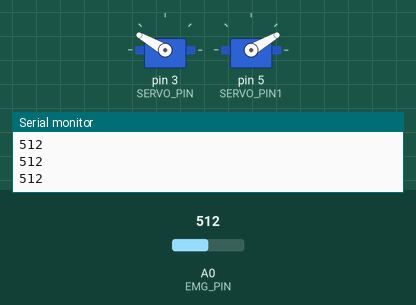
The sketch below on a simulated Arduino Uno, built with avr-gcc and run on an emulated ATmega328P. Shown: 2 × servo, the last lines printed to the serial monitor. The test bench sets the inputs (shaded band); at power-on: A0 (EMG_PIN) = 512.

Above: at 1.2 s.
1.3 s: A0 (EMG_PIN) set to 399
2.8 s: A0 (EMG_PIN) set to 380
At 3.5 s:
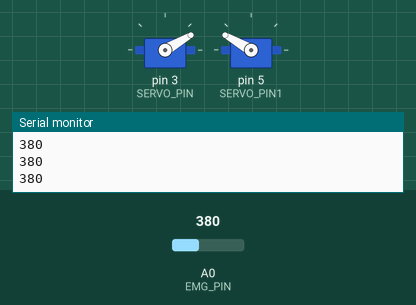
4.3 s: A0 (EMG_PIN) set to 400
At 4.6 s:
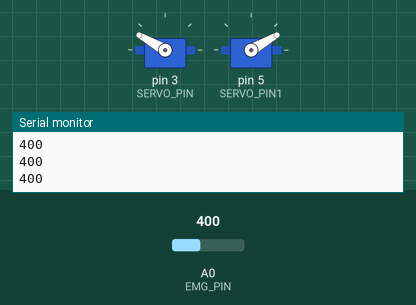
5.8 s: A0 (EMG_PIN) set to 306
At 7.0 s:
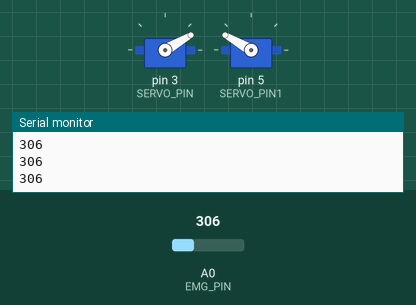
Timing chart, 0 to 8.3 s (numbered marks = the images above; inputs shaded):
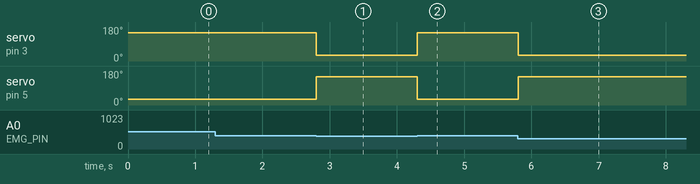

The sketch:

EMGsensorservoctrl.ino
```cpp
#include <Servo.h>

//Threshold for servo motor control with muscle sensor.
//You can set a threshold according to the maximum and minimum values of the muscle sensor.
#define THRESHOLD 390

//Pin number where the sensor is connected. (Analog 0)
#define EMG_PIN 0

//Pin number where the servo motor is connected. (Digital PWM 3)
#define SERVO_PIN 3
#define SERVO_PIN1 5

//Define Servo motor
Servo SERVO_1;
Servo SERVO_2;
/*-------------------------------- void setup ------------------------------------------------*/

void setup(){

  //BAUDRATE set to 115200, remember it to set monitor serial properly.
  //Used this Baud Rate and "NL&CR" option to visualize the values correctly.
  Serial.begin(9600);

  //Set servo motor to digital pin 3
  SERVO_1.attach(SERVO_PIN);
  SERVO_2.attach(SERVO_PIN1);
}

/*--------------------------------  void loop  ------------------------------------------------*/

void loop(){

  //The "Value" variable reads the value from the analog pin to which the sensor is connected.
  int value = analogRead(EMG_PIN);

  //If the sensor value is GREATER than the THRESHOLD, the servo motor will turn to 170 degrees.
  if(value > THRESHOLD){
    SERVO_1.write(150);
    SERVO_2.write(30);
  }

  //If the sensor is LESS than the THRESHOLD, the servo motor will turn to 10 degrees.
  else{
    SERVO_1.write(30);
    SERVO_2.write(150);
  }

  //You can use serial monitor to set THRESHOLD properly, comparing the values shown when you open and close your hand.
  Serial.println(value);
}
```

Measured:
- the behaviour switches between 391 and 390 on A0 (EMG_PIN) (found by bisection; images 0 and 1)
- after the input at 2.8 s, servo on pin 3 (SERVO_PIN): 150° → 30° at once; servo on pin 5 (SERVO_PIN1): 30° → 150° at once
- after the input at 4.3 s, servo on pin 3 (SERVO_PIN): 30° → 150° at once; servo on pin 5 (SERVO_PIN1): 150° → 30° at once
- after the input at 5.8 s, servo on pin 3 (SERVO_PIN): 150° → 30° at once; servo on pin 5 (SERVO_PIN1): 30° → 150° at once
